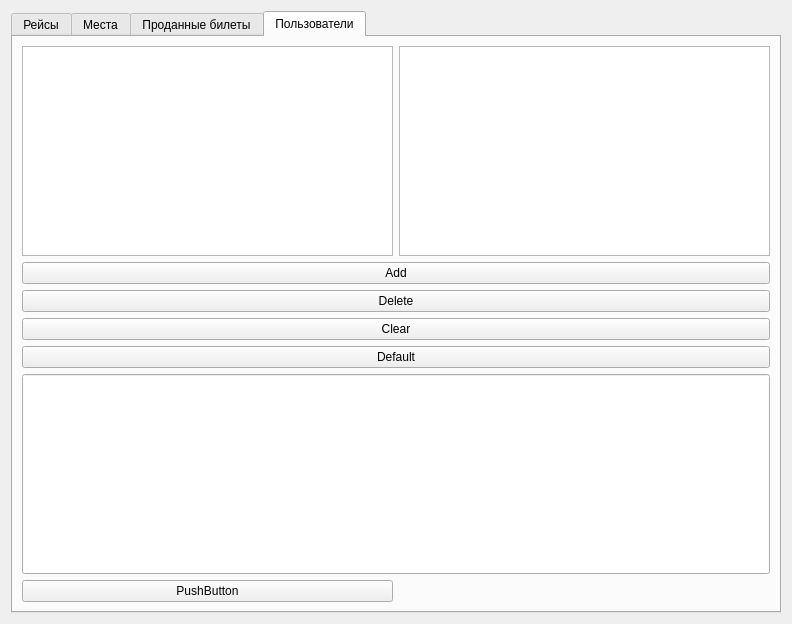
<?xml version="1.0" encoding="UTF-8"?>
<ui version="4.0">
 <class>DataBases</class>
 <widget class="QDialog" name="DataBases">
  <property name="geometry">
   <rect>
    <x>0</x>
    <y>0</y>
    <width>792</width>
    <height>624</height>
   </rect>
  </property>
  <property name="windowTitle">
   <string>DataBases Debug Menu</string>
  </property>
  <layout class="QGridLayout" name="gridLayout">
   <item row="0" column="0">
    <widget class="QTabWidget" name="tabWidget">
     <property name="sizePolicy">
      <sizepolicy hsizetype="Expanding" vsizetype="Expanding">
       <horstretch>0</horstretch>
       <verstretch>0</verstretch>
      </sizepolicy>
     </property>
     <property name="currentIndex">
      <number>3</number>
     </property>
     <widget class="QWidget" name="tab_routes">
      <attribute name="title">
       <string>Рейсы</string>
      </attribute>
      <layout class="QVBoxLayout" name="verticalLayout_2">
       <item>
        <widget class="QTableView" name="tableView_routes"/>
       </item>
       <item>
        <widget class="QPushButton" name="pushButton_add_r">
         <property name="text">
          <string>Add</string>
         </property>
        </widget>
       </item>
       <item>
        <widget class="QPushButton" name="pushButton_delete_r">
         <property name="text">
          <string>Delete</string>
         </property>
        </widget>
       </item>
       <item>
        <widget class="QPushButton" name="pushButton_clear_r">
         <property name="text">
          <string>Clear</string>
         </property>
        </widget>
       </item>
       <item>
        <widget class="QPushButton" name="pushButton_default_r">
         <property name="text">
          <string>Default</string>
         </property>
        </widget>
       </item>
      </layout>
     </widget>
     <widget class="QWidget" name="tab_seats">
      <attribute name="title">
       <string>Места</string>
      </attribute>
      <layout class="QVBoxLayout" name="verticalLayout">
       <item>
        <widget class="QTableView" name="tableView_seats"/>
       </item>
       <item>
        <widget class="QPushButton" name="pushButton_add_s">
         <property name="text">
          <string>Add</string>
         </property>
        </widget>
       </item>
       <item>
        <widget class="QPushButton" name="pushButton_delete_s">
         <property name="text">
          <string>Delete</string>
         </property>
        </widget>
       </item>
       <item>
        <widget class="QPushButton" name="pushButton_clear_s">
         <property name="text">
          <string>Clear</string>
         </property>
        </widget>
       </item>
       <item>
        <widget class="QPushButton" name="pushButton_default_s">
         <property name="text">
          <string>Default</string>
         </property>
        </widget>
       </item>
      </layout>
     </widget>
     <widget class="QWidget" name="tab_tickets">
      <attribute name="title">
       <string>Проданные билеты</string>
      </attribute>
      <layout class="QVBoxLayout" name="verticalLayout_3">
       <item>
        <widget class="QTableView" name="tableView_tickets"/>
       </item>
       <item>
        <widget class="QPushButton" name="pushButton_add_t">
         <property name="text">
          <string>Add</string>
         </property>
        </widget>
       </item>
       <item>
        <widget class="QPushButton" name="pushButton_delete_t">
         <property name="text">
          <string>Delete</string>
         </property>
        </widget>
       </item>
       <item>
        <widget class="QPushButton" name="pushButton_clear_t">
         <property name="text">
          <string>Clear</string>
         </property>
        </widget>
       </item>
       <item>
        <widget class="QPushButton" name="pushButton_default_t">
         <property name="text">
          <string>Default</string>
         </property>
        </widget>
       </item>
      </layout>
     </widget>
     <widget class="QWidget" name="tab_users">
      <attribute name="title">
       <string>Пользователи</string>
      </attribute>
      <layout class="QGridLayout" name="gridLayout_2">
       <item row="6" column="0" colspan="2">
        <widget class="QLineEdit" name="lineEdit">
         <property name="minimumSize">
          <size>
           <width>0</width>
           <height>200</height>
          </size>
         </property>
        </widget>
       </item>
       <item row="5" column="0" colspan="2">
        <widget class="QPushButton" name="pushButton_default">
         <property name="text">
          <string>Default</string>
         </property>
        </widget>
       </item>
       <item row="3" column="0" colspan="2">
        <widget class="QPushButton" name="pushButton_delete">
         <property name="text">
          <string>Delete</string>
         </property>
        </widget>
       </item>
       <item row="2" column="0" colspan="2">
        <widget class="QPushButton" name="pushButton_add">
         <property name="text">
          <string>Add</string>
         </property>
        </widget>
       </item>
       <item row="1" column="0">
        <widget class="QTableView" name="tableView_all"/>
       </item>
       <item row="4" column="0" colspan="2">
        <widget class="QPushButton" name="pushButton_clear">
         <property name="text">
          <string>Clear</string>
         </property>
        </widget>
       </item>
       <item row="1" column="1">
        <widget class="QTableView" name="tableView_active"/>
       </item>
       <item row="7" column="0">
        <widget class="QPushButton" name="pushButton">
         <property name="text">
          <string>PushButton</string>
         </property>
        </widget>
       </item>
      </layout>
     </widget>
    </widget>
   </item>
  </layout>
 </widget>
 <resources/>
 <connections/>
</ui>
